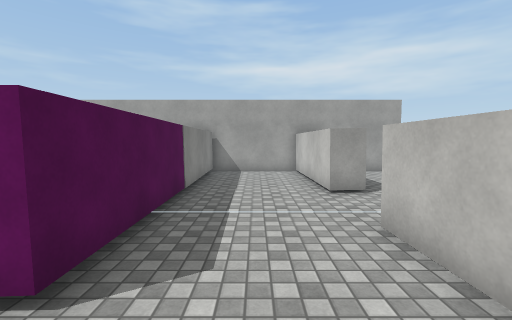
[1] (above)

12 first-person views from a walk through a 3-D level made in the Unity game engine. The camera is 1.5 m above the floor, tilts 4° down and sees 90° across. The floor is counted in squares, 1 m on a side. Each view is taken from the middle of a square. On the plan, view 1 faces up. The plan holds only what a view shows up to about 13 squares ahead; the rest is blank. The place goes on beyond the plan. Surface patterns are stand-ins for the level's own textures.

[2]
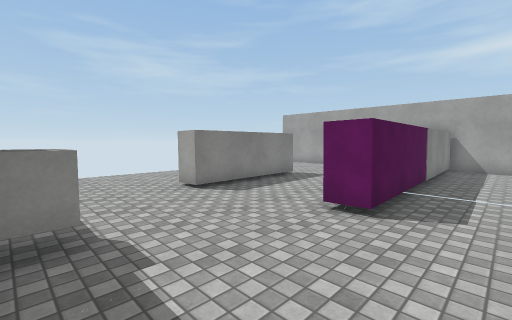

[3]
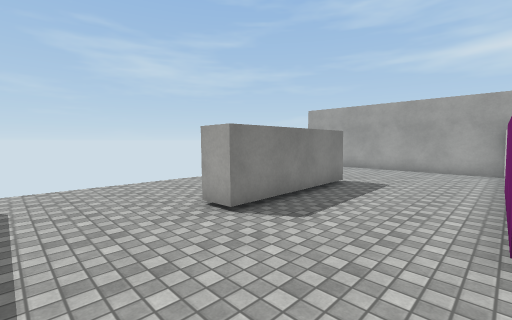

[4]
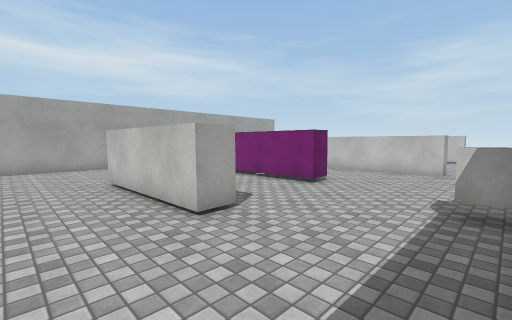

[5]
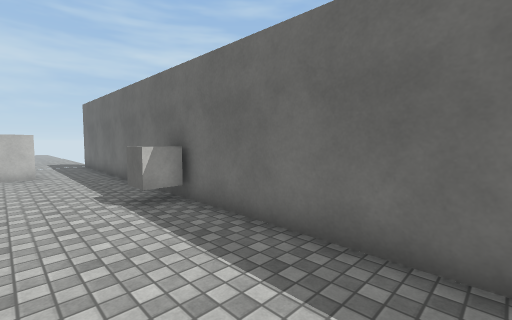

[6]
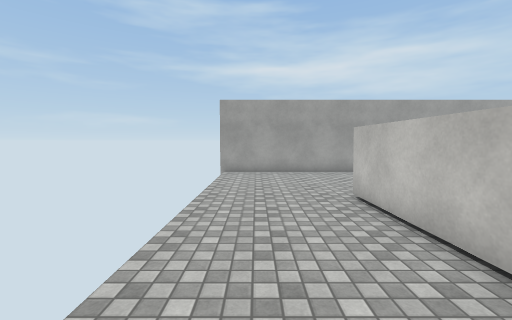

[7]
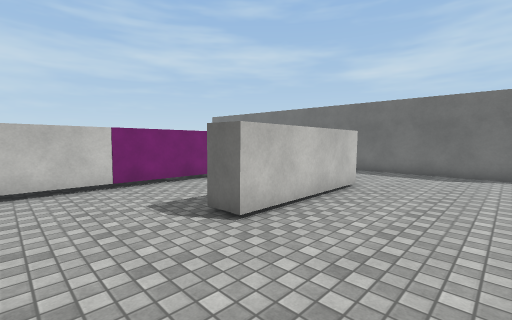

[8]
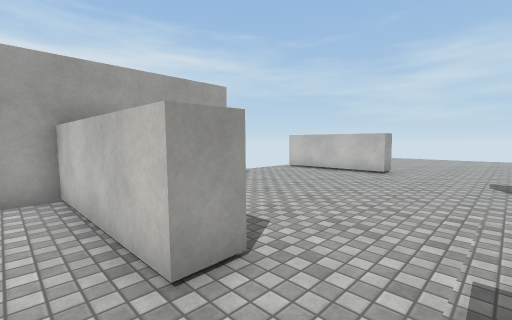

[9]
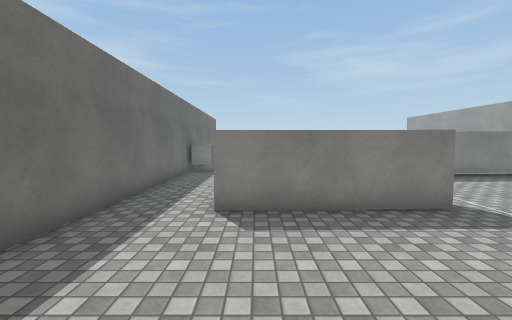

[10]
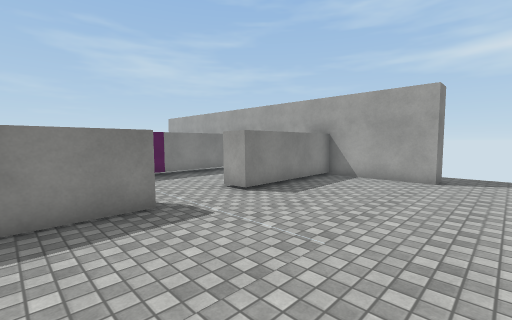

[11]
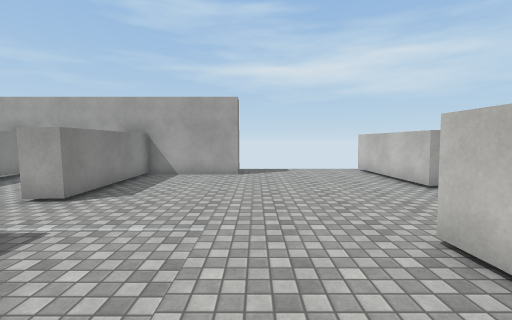

[12]
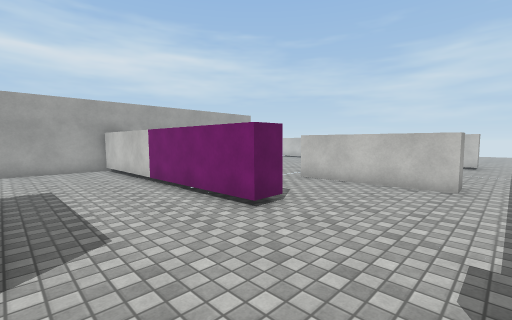

### Floor plan
Points are (right, up) in squares from view 1. A wall is a line through its corners. A room is listed if a view was taken in it or the views show most of it. See-through windows are left out.
Room 1 (views 1, 2, 3, 4, 5, 6, 7, 8, 12)
walls: (-7.2, 1.4) (-8.3, 1.4) (-8.4, 6.8) (-7.3, 6.8) (-7.2, 1.4); (2.1, 7.3) (2, 12.7) (-2.2, 12.7) (-1.9, 2.1) (-3, 2.1) (-3.2, 12.7) (-12.9, 12.7); (-12.1, -3.4) (1.6, -3.6); (2.3, -1) (2.2, 4.5)
ways out: opening at (2.5, -2.5) to room 2; opening at (2.5, 5.5) to room 2
objects: cube (-5, -3) to (-4, -2)
Room 2 (views 9, 10, 11)
walls: (10.7, 3.5) (10.6, 4.8); (14.7, 9.2) (13.6, 9.1) (13.4, 14.1); (3.2, 4.6) (3.4, -0.9) (2.3, -1); (7.2, 13.9) (7.2, 12.7) (3, 12.7) (3.2, 7.3) (2.1, 7.3); (1.6, -3.6) (5.6, -3.6)
ways out: opening at (2.5, -2.5) to room 1; opening at (2.5, 5.5) to room 1

Where each view was taken, in squares from view 1:
view 1: 0 up, 0 right, facing up
view 2: 3 down, 0 right, facing up-left
view 3: 2 down, 3 left, facing up-left
view 4: 3 down, 11 left, facing up-right
view 5: 0 up, 11 left, facing down-right
view 6: 0 up, 11 left, facing up
view 7: 10 up, 12 left, facing down-right
view 8: 5 up, 1 right, facing up-right
view 9: 0 up, 9 right, facing left
view 10: 2 up, 9 right, facing up-left
view 11: 1 up, 8 right, facing up
view 12: 2 down, 7 left, facing up-right
